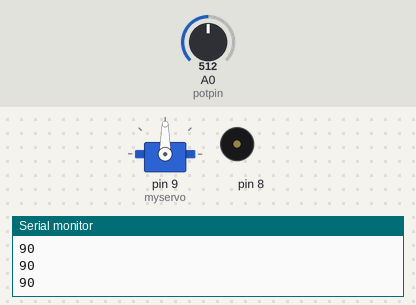
Recording of a sketch running on a simulated Arduino Uno, built with avr-gcc and run on an emulated ATmega328P. Shown: servo, buzzer (waves = sounding), the last lines printed to the serial monitor. The inputs (shaded band) are chosen by the test bench; at power-on: A0 (potpin) = 512.

Above: at 1.2 s.
1.3 s: A0 (potpin) set to 716
At 1.9 s:
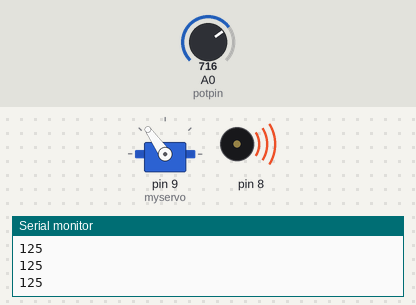
2.8 s: A0 (potpin) set to 900
At 3.8 s:
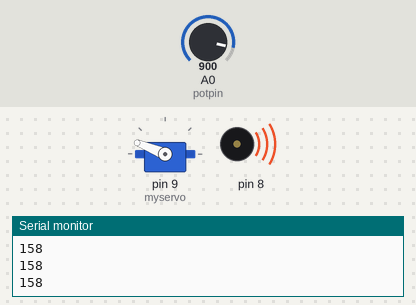
Timing chart, 0 to 3.4 s (numbered marks = the images above; inputs shaded):
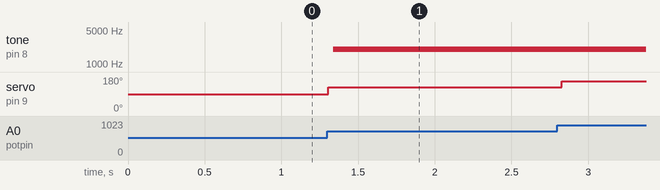

The sketch:

servo.ino
```cpp
#include <Servo.h>
Servo myservo;
int potpin = 0;
int val;
int toneVal;
float sinVal;

void setup() {
  myservo.attach(9);
  Serial.begin(9600);
  pinMode(8, OUTPUT);
}

void loop() {
  // put your main code here, to run repeatedly:
  val = analogRead(potpin);

  val = map(val, 0, 1023, 0, 180);

  myservo.write(val);
  Serial.println(val);

  if (val > 90) {
    piezoSound();
  } else {
    noTone(8);
  }

  delay(15);

}

void piezoSound() {
  for (int i = 0; i < 180; i++){
      sinVal = sin(i * 3.1412 / 180);
      toneVal = int(sinVal * 1000) + 2000;
      tone(8, toneVal);
  }
}
```

Measured:
- after the input at 1.3 s, tone on pin 8: silent → 2017 Hz at once; servo on pin 9 (myservo): 90° → 125° at once
